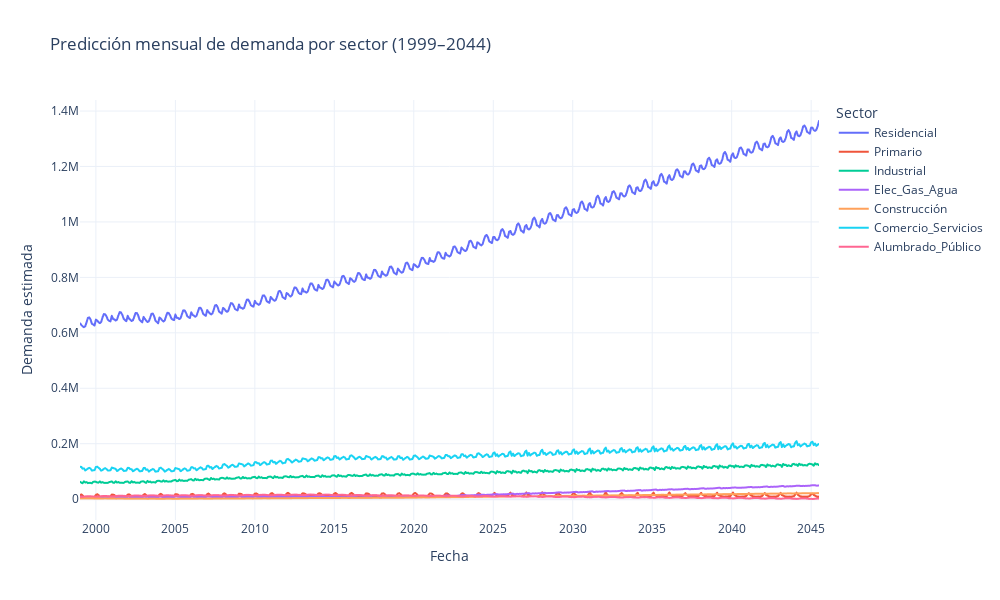

This figure's notebook cell:
### Code cell
!pip install plotly
import os
import plotly.express as px

# Crear carpeta de salida para predicciones mensuales si no existe
output_folder_mensual = os.path.join(folder_path, 'predicciones_mensuales_por_sector')
os.makedirs(output_folder_mensual, exist_ok=True)

# Concatenar todas las predicciones y agregar año y mes
predicciones_df = pd.concat(predicciones)
predicciones_df['Año'] = predicciones_df['ds'].dt.year
predicciones_df['Mes'] = predicciones_df['ds'].dt.month

# Guardar CSV mensual por sector
for sector in predicciones_df['sector'].unique():
    df_sector = predicciones_df[predicciones_df['sector'] == sector]
    nombre_archivo = f"predicciones_mensuales_{sector}.csv".replace(" ", "_")
    path_csv = os.path.join(output_folder_mensual, nombre_archivo)
    df_sector.to_csv(path_csv, index=False)
    print(f"✔ CSV mensual guardado para {sector}: {path_csv}")

# Guardar CSV consolidado de todas las predicciones mensuales
csv_mensual_total = os.path.join(folder_path, 'predicciones_mensuales_todas.csv')
predicciones_df.to_csv(csv_mensual_total, index=False)
print(f"✔ CSV consolidado mensual guardado: {csv_mensual_total}")

# Gráfico interactivo con Plotly
fig = px.line(
    predicciones_df,
    x="ds",
    y="yhat",
    color="sector",
    title="Predicción mensual de demanda por sector (1999–2044)",
    labels={"ds": "Fecha", "yhat": "Demanda estimada", "sector": "Sector"},
    hover_data={"Año": True, "Mes": True}
)

fig.update_layout(
    template="plotly_white",
    hovermode="x unified",
    width=1000,
    height=600
)

fig.show()

### Figure 1 — Plotly figure (JSON) as saved in the notebook; plotly's stock layout.template omitted (floating-point values rounded to 4 significant figures; data arrays with more than 128 entries replaced by an {"elided": "..."} marker saying what was removed)
{"data": [{"customdata": {"elided": "559x2 int values"}, "hovertemplate": "Sector=Residencial<br>Fecha=%{x}<br>Demanda estimada=%{y}<br>Año=%{customdata[0]}<br>Mes=%{customdata[1]}<extra></extra>", "legendgroup": "Residencial", "line": {"color": "#636efa", "dash": "solid"}, "marker": {"symbol": "circle"}, "mode": "lines", "name": "Residencial", "showlegend": true, "type": "scattergl", "x": {"elided": "559 str values"}, "xaxis": "x", "y": {"elided": "559 float values"}, "yaxis": "y"}, {"customdata": {"elided": "559x2 int values"}, "hovertemplate": "Sector=Primario<br>Fecha=%{x}<br>Demanda estimada=%{y}<br>Año=%{customdata[0]}<br>Mes=%{customdata[1]}<extra></extra>", "legendgroup": "Primario", "line": {"color": "#EF553B", "dash": "solid"}, "marker": {"symbol": "circle"}, "mode": "lines", "name": "Primario", "showlegend": true, "type": "scattergl", "x": {"elided": "559 str values"}, "xaxis": "x", "y": {"elided": "559 float values"}, "yaxis": "y"}, {"customdata": {"elided": "559x2 int values"}, "hovertemplate": "Sector=Industrial<br>Fecha=%{x}<br>Demanda estimada=%{y}<br>Año=%{customdata[0]}<br>Mes=%{customdata[1]}<extra></extra>", "legendgroup": "Industrial", "line": {"color": "#00cc96", "dash": "solid"}, "marker": {"symbol": "circle"}, "mode": "lines", "name": "Industrial", "showlegend": true, "type": "scattergl", "x": {"elided": "559 str values"}, "xaxis": "x", "y": {"elided": "559 float values"}, "yaxis": "y"}, {"customdata": {"elided": "559x2 int values"}, "hovertemplate": "Sector=Elec_Gas_Agua<br>Fecha=%{x}<br>Demanda estimada=%{y}<br>Año=%{customdata[0]}<br>Mes=%{customdata[1]}<extra></extra>", "legendgroup": "Elec_Gas_Agua", "line": {"color": "#ab63fa", "dash": "solid"}, "marker": {"symbol": "circle"}, "mode": "lines", "name": "Elec_Gas_Agua", "showlegend": true, "type": "scattergl", "x": {"elided": "559 str values"}, "xaxis": "x", "y": {"elided": "559 float values"}, "yaxis": "y"}, {"customdata": {"elided": "559x2 int values"}, "hovertemplate": "Sector=Construcción<br>Fecha=%{x}<br>Demanda estimada=%{y}<br>Año=%{customdata[0]}<br>Mes=%{customdata[1]}<extra></extra>", "legendgroup": "Construcción", "line": {"color": "#FFA15A", "dash": "solid"}, "marker": {"symbol": "circle"}, "mode": "lines", "name": "Construcción", "showlegend": true, "type": "scattergl", "x": {"elided": "559 str values"}, "xaxis": "x", "y": {"elided": "559 float values"}, "yaxis": "y"}, {"customdata": {"elided": "559x2 int values"}, "hovertemplate": "Sector=Comercio_Servicios<br>Fecha=%{x}<br>Demanda estimada=%{y}<br>Año=%{customdata[0]}<br>Mes=%{customdata[1]}<extra></extra>", "legendgroup": "Comercio_Servicios", "line": {"color": "#19d3f3", "dash": "solid"}, "marker": {"symbol": "circle"}, "mode": "lines", "name": "Comercio_Servicios", "showlegend": true, "type": "scattergl", "x": {"elided": "559 str values"}, "xaxis": "x", "y": {"elided": "559 float values"}, "yaxis": "y"}, {"customdata": {"elided": "559x2 int values"}, "hovertemplate": "Sector=Alumbrado_Público<br>Fecha=%{x}<br>Demanda estimada=%{y}<br>Año=%{customdata[0]}<br>Mes=%{customdata[1]}<extra></extra>", "legendgroup": "Alumbrado_Público", "line": {"color": "#FF6692", "dash": "solid"}, "marker": {"symbol": "circle"}, "mode": "lines", "name": "Alumbrado_Público", "showlegend": true, "type": "scattergl", "x": {"elided": "559 str values"}, "xaxis": "x", "y": {"elided": "559 float values"}, "yaxis": "y"}], "layout": {"height": 600, "hovermode": "x unified", "legend": {"title": {"text": "Sector"}, "tracegroupgap": 0}, "title": {"text": "Predicción mensual de demanda por sector (1999–2044)"}, "width": 1000, "xaxis": {"anchor": "y", "domain": [0, 1], "title": {"text": "Fecha"}}, "yaxis": {"anchor": "x", "domain": [0, 1], "title": {"text": "Demanda estimada"}}}}
